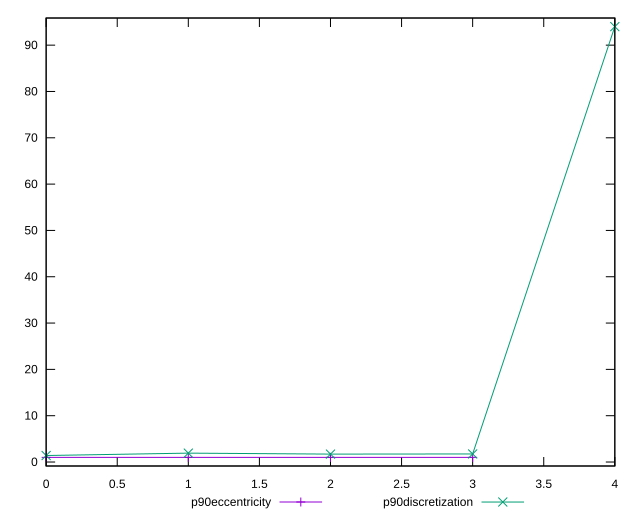

The script that saved this image:
reset

$p90Eccentricity <<EOF
0 1
1 1.0000000000000013
2 0.9999999999999997
3 0.9999999999999996
EOF

$p90Discretization <<EOF
0 1.4029850746268657
1 1.9183673469387754
2 1.709090909090909
3 1.7407407407407407
4 94
EOF

set key outside below
set xrange [0:4]
set yrange [-0.8600000000000005:95.86]
set trange [-0.8600000000000005:95.86]
set terminal svg size 640, 520 enhanced background rgb 'white'
set output "report_00017_2021-02-10T15-08-03.406Z/render-blocking-resources/progression/eccentricity.svg"

plot $p90Eccentricity title "p90eccentricity" with linespoints, \
     $p90Discretization title "p90discretization" with linespoints

reset
